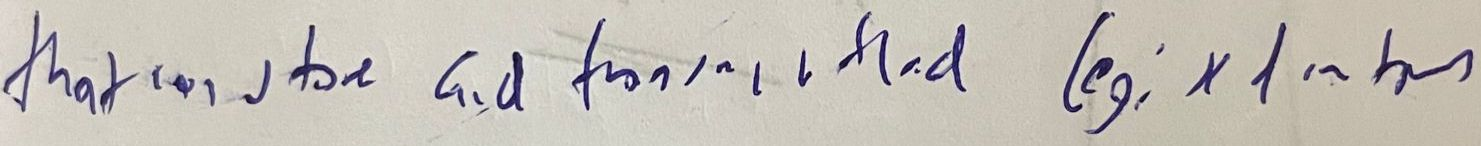
#> input picture Feature/srihari.jpeg, 1481 x 146 px
$ python text_size.py   (older library calls are emulated)
#> lines starting #> are read from the running program, lines starting #| are printed output that depends on the picture; after the words box and inside, x2 and y2 are one past the last pixel; in counts of white or black regions, pixels touching at a corner belong together; long printed decimals are rounded
from scipy.spatial import distance as dist
from imutils import perspective
from imutils import contours
import numpy as np
import imutils
import cv2
import os
import pandas as pd
from statistics import mean


def midpoint(ptA, ptB):
    return ((ptA[0] + ptB[0]) * 0.5, (ptA[1] + ptB[1]) * 0.5)


def text_size(img):
    # load the image, convert it to grayscale, and blur it slightly
#> called with img = './srihari.jpeg'
    image = cv2.imread(img)
#> image is the input picture: shape (146, 1481, 3); mean B, G, R 183.4, 191.1, 196.1
    if image is not None:
        gray = cv2.cvtColor(image, cv2.COLOR_BGR2GRAY)
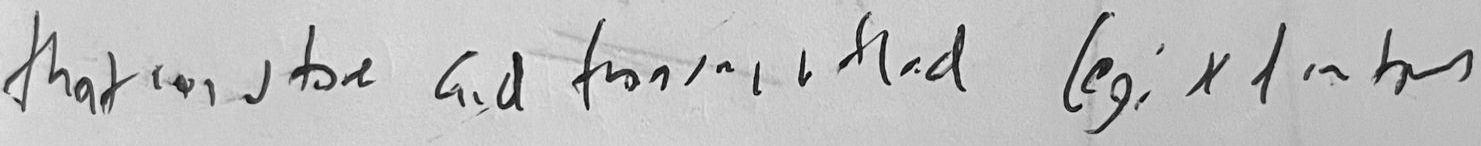
#> gray: shape (146, 1481); min 1, max 253, mean 191.7
        gray = cv2.GaussianBlur(gray, (7, 7), 0)
        # perform edge detection, then perform a dilation + erosion to
        # close gaps in between object edges
        edged = cv2.Canny(gray, 50, 100)
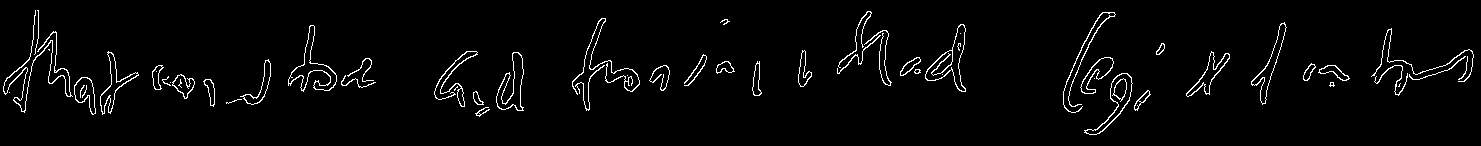
#> edged: shape (146, 1481); 2.9% white in thin lines or dots, all inside (x1, y1, x2, y2) = (3, 10, 1474, 135)
        edged = cv2.dilate(edged, None, iterations=1)
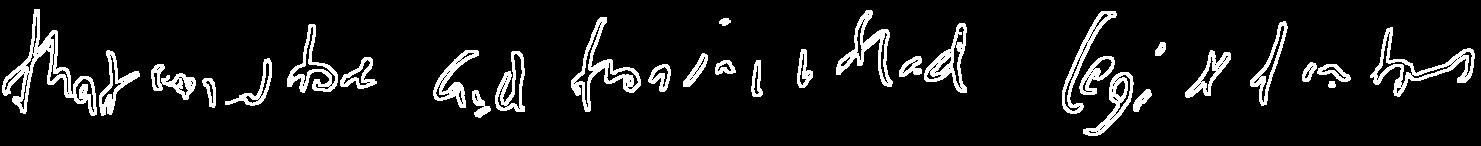
#> edged: shape (146, 1481); 9% white; 31 white regions, largest, box (x1, y1, x2, y2) and area: (2, 9, 97, 116) 2315, (1370, 27, 1475, 97) 1554, (571, 17, 641, 112) 1472
        edged = cv2.erode(edged, None, iterations=1)
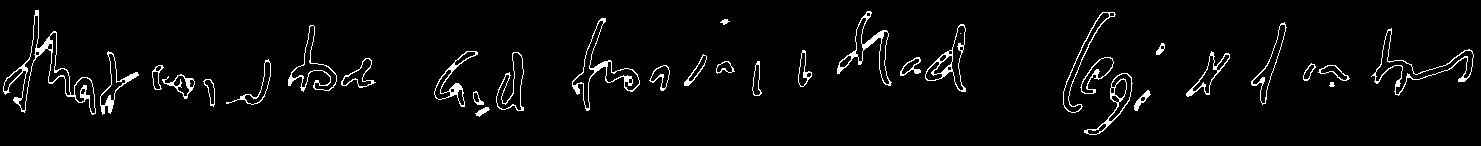
#> edged: shape (146, 1481); 3.4% white in thin lines or dots, all inside (x1, y1, x2, y2) = (3, 10, 1474, 135)
        # find contours in the edge map
        cnts = cv2.findContours(edged.copy(), cv2.RETR_EXTERNAL,
                                cv2.CHAIN_APPROX_SIMPLE)
#> cnts = 33 contours, 1 with area under 20; largest, box (x1, y1, x2, y2) and area: (3, 10, 96, 115) 1780, (1371, 28, 1474, 96) 1231, (572, 18, 640, 111) 1212, (925, 24, 966, 92) 1006, (837, 11, 892, 86) 864
        cnts = imutils.grab_contours(cnts)
        # sort the contours from left-to-right and initialize the
        # 'pixels per metric' calibration variable
        (cnts, _) = contours.sort_contours(cnts)
        pixelsPerMetric = None

        size_dict = []

        # loop over the contours individually
        for c in cnts:
            # if the contour is not sufficiently large, ignore it
            if cv2.contourArea(c) < 100:
                continue
            # compute the rotated bounding box of the contour
            orig = image.copy()
            box = cv2.minAreaRect(c)
            box = cv2.cv.BoxPoints(
                box) if imutils.is_cv2() else cv2.boxPoints(box)
            box = np.array(box, dtype="int")
            # order the points in the contour such that they appear
            # in top-left, top-right, bottom-right, and bottom-left
            # order, then draw the outline of the rotated bounding
            # box
            box = perspective.order_points(box)
            cv2.drawContours(orig, [box.astype("int")], -1, (0, 255, 0), 2)
            # loop over the original points and draw them
            for (x, y) in box:
                cv2.circle(orig, (int(x), int(y)), 5, (0, 0, 255), -1)

        # unpack the ordered bounding box, then compute the midpoint
            # between the top-left and top-right coordinates, followed by
            # the midpoint between bottom-left and bottom-right coordinates
            (tl, tr, br, bl) = box
            (tltrX, tltrY) = midpoint(tl, tr)
            (blbrX, blbrY) = midpoint(bl, br)
            # compute the midpoint between the top-left and top-right points,
            # followed by the midpoint between the top-righ and bottom-right
            (tlblX, tlblY) = midpoint(tl, bl)
            (trbrX, trbrY) = midpoint(tr, br)
            # draw the midpoints on the image
            cv2.circle(orig, (int(tltrX), int(tltrY)), 5, (255, 0, 0), -1)
            cv2.circle(orig, (int(blbrX), int(blbrY)), 5, (255, 0, 0), -1)
            cv2.circle(orig, (int(tlblX), int(tlblY)), 5, (255, 0, 0), -1)
            cv2.circle(orig, (int(trbrX), int(trbrY)), 5, (255, 0, 0), -1)
            # draw lines between the midpoints
            cv2.line(orig, (int(tltrX), int(tltrY)), (int(blbrX), int(blbrY)),
                     (255, 0, 255), 2)
            cv2.line(orig, (int(tlblX), int(tlblY)), (int(trbrX), int(trbrY)),
                     (255, 0, 255), 2)
            # compute the Euclidean distance between the midpoints
            dA = dist.euclidean((tltrX, tltrY), (blbrX, blbrY))
            dB = dist.euclidean((tlblX, tlblY), (trbrX, trbrY))
            # if the pixels per metric has not been initialized, then
            # compute it as the ratio of pixels to supplied metric
            # (in this case, inches)
            if pixelsPerMetric is None:
                pixelsPerMetric = dB / 0.955
            # compute the size of the object
            dimA = dA / pixelsPerMetric
            dimB = dB / pixelsPerMetric
            # draw the object sizes on the image
            cv2.putText(orig, "{:.1f}in".format(dimA),
                        (int(tltrX - 15), int(tltrY - 10)
                         ), cv2.FONT_HERSHEY_SIMPLEX,
                        0.65, (0, 0, 0), 2)
            cv2.putText(orig, "{:.1f}in".format(dimB),
                        (int(trbrX + 10), int(trbrY)), cv2.FONT_HERSHEY_SIMPLEX,
                        0.65, (0, 0, 0), 2)

            size_dict.append({'Width': dimA, 'Height': dimB})
#> this loop made 33 passes
#> (tl, tr, br, bl, tltrX, tltrY, blbrX, blbrY) on pass 1: ([38, 7], [108, 103], [45, 149], [-24, 53], 73, 55, 10.5, 101)
#> (tl, tr, br, bl, tltrX, tltrY, blbrX, blbrY) on passes 2 to 7: ([75, 94], [108, 50], [139, 72], [106, 117], 91.5, 72, 122.5, 94.5), ([152, 64], [163, 65], [160, 89], [150, 88], 157.5, 64.5, 155, 88.5), ([173, 63], [197, 82], [185, 99], [160, 80], 185, 72.5, 172.5, 89.5), ([202, 79], [211, 77], [219, 104], [210, 106], 206.5, 78, 214.5, 105), ([225, 102], [266, 57], [284, 74], [243, 119], 245.5, 79.5, 263.5, 96.5), ([309, 23], [352, 40], [328, 101], [285, 84], 330.5, 31.5, 306.5, 92.5)
#> after the loop, pixelsPerMetric = 124.1; size_dict = 28 items

            # [7 lines of commented-out code are left out]
    else:
        return False

    # print(size_dict)
    length = len(size_dict)
#> length = 28
    width_list = []
    height_list = []

    for i in size_dict:
        width_list.append(i['Width'])
        height_list.append(i['Height'])
#> this loop made 28 passes
#> i on passes 1 to 12: {'Width': 0.625, 'Height': 0.955}, {'Width': 0.309, 'Height': 0.446}, {'Width': 0.194, 'Height': 0.085}, {'Width': 0.17, 'Height': 0.25}, {'Width': 0.227, 'Height': 0.0743}, {'Width': 0.2, 'Height': 0.491}, {'Width': 0.528, 'Height': 0.373}, {'Width': 0.221, 'Height': 0.27}, {'Width': 0.456, 'Height': 0.262}, {'Width': 0.467, 'Height': 0.218}, {'Width': 0.632, 'Height': 0.509}, {'Width': 0.202, 'Height': 0.141}
#> after the loop, height_list = 28 values, max 0.955 at index 0, min 0.069 at index 14, mean 0.356; width_list = 28 values, max 0.632 at index 10, min 0.0516 at index 22, mean 0.276

    # if len(width_list) != 0:
    #     print(mean(width_list))
    #     print(mean(height_list))
    if len(width_list) != 0:
        return mean(height_list)


# [11 lines of commented-out code are left out]

res = text_size('./srihari.jpeg')
#> res = 0.356
print(res)
#| 0.3561


# df = pd.read_excel('./data_new.xlsx')
# df['Size'] = pd.Series(np.array(list))
# df.fillna(0)
# df.to_excel('data_new.xlsx', index=False)

$ run again, with Feature/anu.jpeg copied over Feature/srihari.jpeg
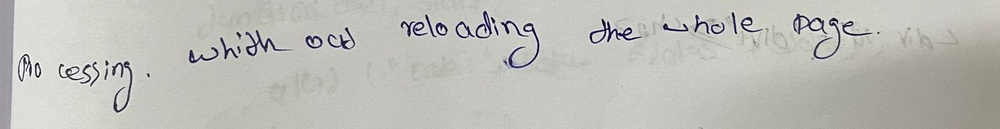
#> input picture Feature/anu.jpeg, 1000 x 129 px, shrunk from 1600 x 206 before the run
#> in text_size, image is the input picture: shape (129, 1000, 3); mean B, G, R 183.5, 189.2, 189.8
#> in text_size, `edged = cv2.erode(edged, None, iterations=1)`:
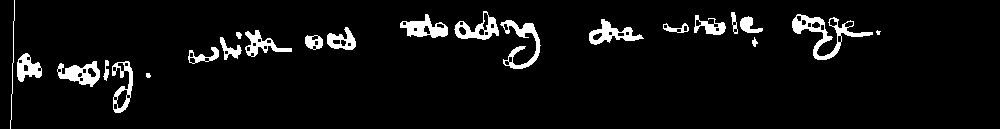
#> edged: shape (129, 1000); 5.5% white; 23 white regions (1 under 20 px)
#> cnts = 23 contours, 3 with area under 20; largest, box (x1, y1, x2, y2) and area: (792, 14, 873, 60) 975, (454, 11, 499, 40) 619, (57, 61, 100, 87) 609, (400, 14, 448, 38) 580, (500, 20, 541, 69) 574
#> the loop in text_size, `for c in cnts:` made 23 passes
#> (tl, tr, br, bl, tltrX, tltrY, blbrX, blbrY) on pass 2: ([12, 55], [36, 50], [42, 76], [18, 81], 24, 52.5, 30, 78.5)
#> after the loop in text_size, `for c in cnts:`:
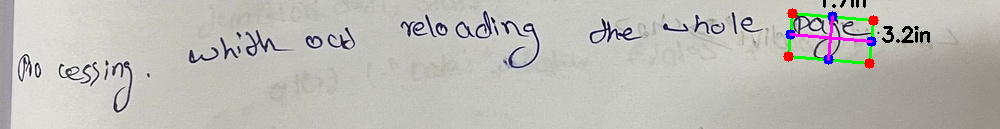
#> orig: shape (129, 1000, 3); mean B, G, R 182, 187.4, 188.3
#> after the loop in text_size, `for c in cnts:`: pixelsPerMetric = 25.67; size_dict = 16 items
#> length = 16
#> the loop in text_size, `for i in size_dict:` made 16 passes
#> i on passes 1 to 8: {'Width': 1.04, 'Height': 0.955}, {'Width': 0.976, 'Height': 1.62}, {'Width': 1.99, 'Height': 0.779}, {'Width': 0.512, 'Height': 1.22}, {'Width': 0.921, 'Height': 0.737}, {'Width': 1.02, 'Height': 1.79}, {'Width': 0.545, 'Height': 0.662}, {'Width': 0.857, 'Height': 1.09}
#> after the loop in text_size, `for i in size_dict:`: height_list = [0.955, 1.62, 0.779, 1.22, 0.737, 1.79, 0.662, 1.09, 1.83, 1.63, 1.48, 2.11, 0.974, 1.22, 0.881, 3.17]; width_list = [1.04, 0.976, 1.99, 0.512, 0.921, 1.02, 0.545, 0.857, 0.897, 1.06, 1.92, 0.962, 0.351, 0.686, 0.579, 1.68]
#> res = 1.38
#| 1.384

$ run again, with Feature/one.jpeg copied over Feature/srihari.jpeg
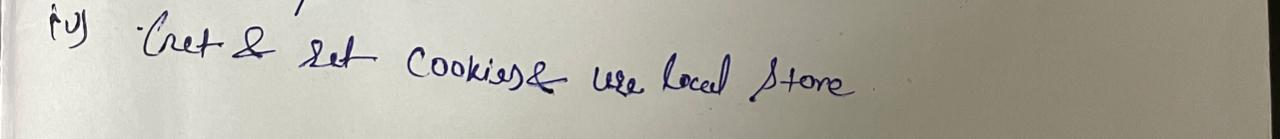
#> input picture Feature/one.jpeg, 1280 x 139 px
#> in text_size, image is the input picture: shape (139, 1280, 3); mean B, G, R 162, 173.6, 176.7
#> in text_size, `edged = cv2.Canny(gray, 50, 100)`:
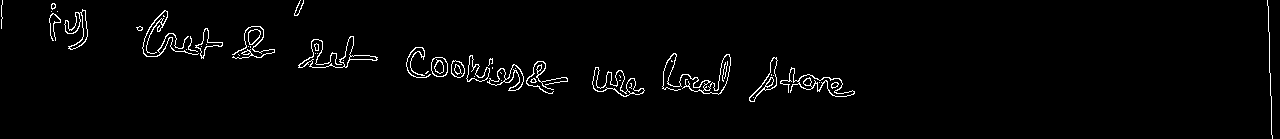
#> edged: shape (139, 1280); 2.1% white in thin lines or dots
#> in text_size, `edged = cv2.erode(edged, None, iterations=1)`:
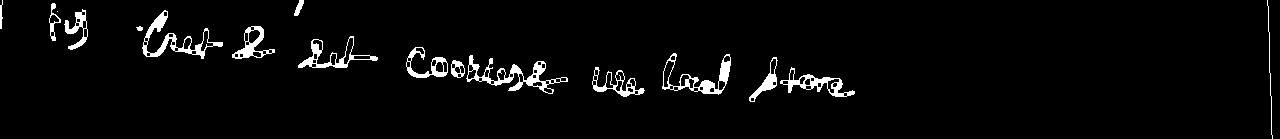
#> edged: shape (139, 1280); 3.5% white; 17 white regions (1 under 20 px)
#> cnts = 17 contours, 3 with area under 20; largest, box (x1, y1, x2, y2) and area: (466, 55, 568, 94) 1059, (662, 53, 731, 95) 940, (142, 10, 223, 59) 877, (298, 36, 378, 68) 719, (780, 67, 855, 97) 694
#> the loop in text_size, `for c in cnts:` made 17 passes
#> (tl, tr, br, bl, tltrX, tltrY, blbrX, blbrY) on pass 2: ([49, 3], [60, 3], [60, 40], [49, 40], 54.5, 3, 54.5, 40)
#> after the loop in text_size, `for c in cnts:`: pixelsPerMetric = 11.52; size_dict = 12 items
#> length = 12
#> the loop in text_size, `for i in size_dict:` made 12 passes
#> i on passes 1 to 8: {'Width': 3.21, 'Height': 0.955}, {'Width': 3.36, 'Height': 1.92}, {'Width': 4.3, 'Height': 6.48}, {'Width': 2.74, 'Height': 3.65}, {'Width': 2.66, 'Height': 6.93}, {'Width': 2.6, 'Height': 3.56}, {'Width': 1.48, 'Height': 1.13}, {'Width': 2.74, 'Height': 8.76}
#> after the loop in text_size, `for i in size_dict:`: height_list = [0.955, 1.92, 6.48, 3.65, 6.93, 3.56, 1.13, 8.76, 4.6, 5.79, 4.44, 6.47]; width_list = [3.21, 3.36, 4.3, 2.74, 2.66, 2.6, 1.48, 2.74, 2.2, 3.52, 1.52, 2.14]
#> res = 4.56
#| 4.555
